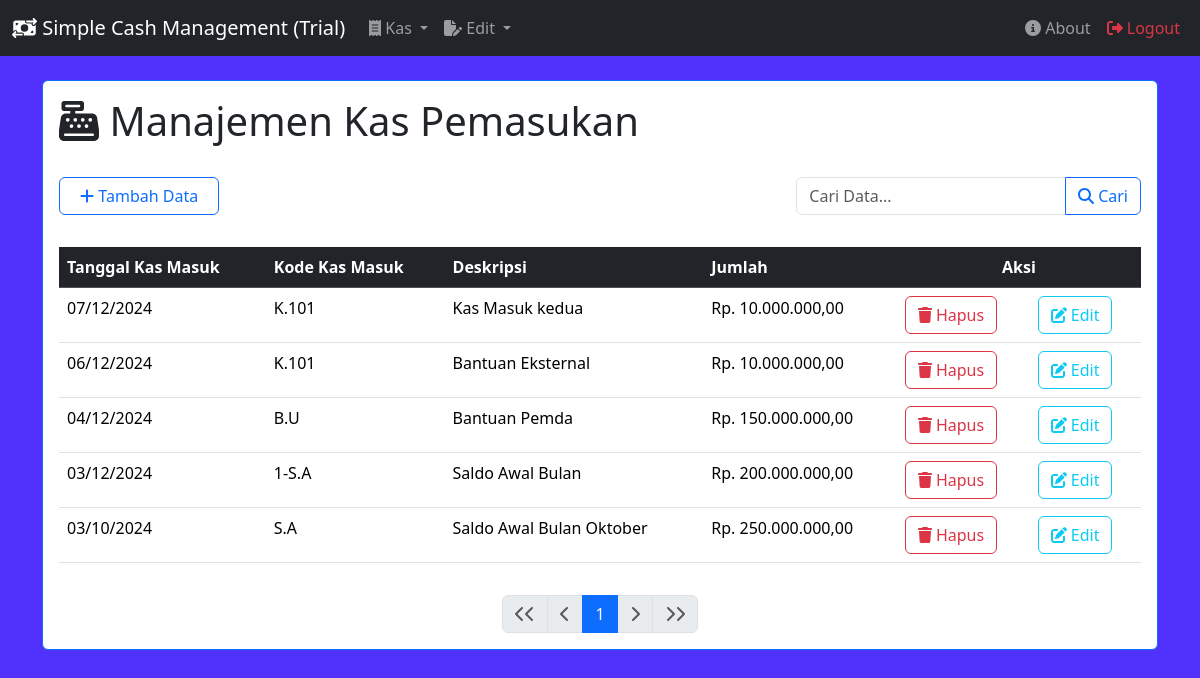
Screenshot of /kas/page-kas-masuk/kas-masuk.php (signed in) with the database file from the repository.
### tables this page shows
CREATE TABLE `kas_masuk` (
  `id_kkm` varchar(128) NOT NULL,
  `tanggal_km` date NOT NULL,
  `kode_km` varchar(64) NOT NULL,
  `uraian_km` varchar(1024) NOT NULL,
  `jumlah_km` int(255) NOT NULL
);

### kas/page-kas-masuk/kas-masuk.php (the view, shortened to what this page needs)
<?php
    $root = realpath($_SERVER['DOCUMENT_ROOT']);
    require_once $root."/kas/session.php";
    $query = mysqli_query($conn,"select * from kas_masuk");
    $data_pages = 10;
    $pages = (isset($_GET['pages'])) ? (int)$_GET['pages'] : 1;
    $start_pages = ($pages > 1) ? ($pages * $data_pages) - $data_pages : 0;
    $total = mysqli_num_rows($query);
    $hal = ceil($total/$data_pages);
?>
<!DOCTYPE html>
<html lang="en">
<head>
</head>
    <link rel="stylesheet" href="../lib/bootstrap/css/bootstrap.min.css">
<body style="background-color: rgb(81, 50, 252);">
    <nav class="navbar navbar-expand-lg bg-dark" data-bs-theme="dark">
        <div class="container-fluid">
            <a href="../homepage.php" class="navbar-brand"><i class="fa-solid fa-money-bill-transfer"> </i> Simple Cash Management (Trial)</a>
            <div class="collapse navbar-collapse" id="navbarSupportedContent">
                <ul class="navbar-nav me-auto mb-2 mb-lg-0">
                    <li class="nav-item dropdown">
                        <a class="nav-link dropdown-toggle" href="#" role="button" data-bs-toggle="dropdown" aria-expanded="false">
                            <i class="fa-solid fa-receipt"> </i> Kas
                        </a>
                    </li>
                    <li class="nav-item dropdown">
                        <a class="nav-link dropdown-toggle" href="#" role="button" data-bs-toggle="dropdown" aria-expanded="false">
                            <i class="fa-solid fa-file-pen"> </i> Edit
                        </a>
                    </li>
                </ul>
                <ul class="navbar-nav d-flex">
                    <li class="nav-item"><a href="../about.php" class="nav-link"><i class="fa-solid fa-circle-info"> </i> About</a></li>
                    <li class="nav-item"><a href="../logout.php" class="nav-link text-danger"><i class="fa-solid fa-right-from-bracket"></i> Logout</a></li>
                </ul>
            </div>
        </div>
    </nav>
    <br>
    <div class="container">
        <div class="card border-primary">
            <div class="card-body">
                    <div class="row">
                        <div class="col-lg-12">
                            <h1><i class="fa-solid fa-cash-register"> </i> Manajemen Kas Pemasukan</h1>
                        </div>
                    </div>
                    <div class="row">
                        <div class="col-lg-12"><br></div>
                    </div>
                    <div class="row">
                        <div class="d-grid gap-2 col-md-2 mx-auto">
                                <button type="button" class="btn btn-outline-primary" data-bs-toggle="modal" data-bs-target="#tambah-data">
                                    <i class="fa-solid fa-plus"> </i> Tambah Data
                                </button>
                                <br>
                        </div>
                        <div class="d-grid gap-2 col-md-6 mx-auto"></div>
                        <div class="d-grid gap-2 col-md-4 mx-auto">
                            <form action="" method="get">
                                <div class="input-group">
                                    <input type="text" class="form-control" name="cari" id="" placeholder="Cari Data...">
                                    <button type="submit" class="btn btn-outline-primary"><i class="fa-solid fa-search"> </i> Cari</button>
                                    </div>
                            </form>
                        </div>
                        <br> <br>
                    </div>
                <div class="row">
                        <div class="col-md-12">
                            <div class="table-responsive">
                                <table class="table">
                                    <thead>
                                        <tr class="table-dark">
                                            <th scope="col">Tanggal Kas Masuk</th>
                                            <th scope="col">Kode Kas Masuk</th>
                                            <th scope="col">Deskripsi</th>
                                            <th scope="col">Jumlah</th>
                                            <th scope="col" colspan="2" class="text-center">Aksi</th>
                                        </tr>
                                    </thead>
                                    <tbody>
                                        <?php
                                            if (isset($_GET['cari'])){
                                                $cari = $_GET['cari'];
                                                $pagination = mysqli_query($conn,"SELECT * FROM kas_masuk WHERE tanggal_km LIKE '%$cari%' OR kode_km LIKE '%$cari%' OR uraian_km LIKE '%$cari%'
                                                                            OR desk_km LIKE '%$cari%' OR jumlah_km LIKE '%$cari%'
                                                                            ORDER BY tanggal_km DESC LIMIT $start_pages,$data_pages");
                                            } else {
                                                $pagination = mysqli_query($conn,"select * from kas_masuk ORDER BY tanggal_km DESC LIMIT $start_pages,$data_pages");
                                            }
                                            while($td = mysqli_fetch_array($pagination)){ ?>
                                        <tr>
                                            <td><?php echo date('d/m/Y', strtotime($td['tanggal_km']));?></td>
                                            <td><?php echo $td['kode_km'];?></td>
                                            <td><?php echo $td['uraian_km'];?></td>
                                            <td><?php echo "Rp. ".number_format($td['jumlah_km'], 2, ",", ".");?></td>
                                            <td>
                                                <a href="#" class="btn btn-outline-danger text-center" data-bs-toggle="modal" data-bs-target="#hapus-km<?php echo $td['id_kkm'];?>"><i class="fa-solid fa-trash"></i> Hapus</a>
                                            </td>
                                            <td>
                                                <a href="#" class="btn btn-outline-info text-center" data-bs-toggle="modal" data-bs-target="#edit-km<?php echo $td['id_kkm'];?>"><i class="fa-solid fa-pen-to-square"></i> Edit</a>
                                            </td>
                                        </tr>
                                            <?php } ?>
                                    </tbody>
                                </table>
                            </div>
                        </div>
                    </div>
                </div>
                <div class="row">
                        <div class="col-lg-12">
                            <nav class="text-center">
                                <div class="d-flex justify-content-center">
                                    <ul class="pagination">
                                        <?php
                                            if ($pages == 1){
                                        ?>
                                            <li class="page-item disabled"><a class="page-link" href="?pages=1"><i class="fa-solid fa-chevron-left" aria-hidden="true"></i><i class="fa-solid fa-chevron-left" aria-hidden="true"></i></a></li>
                                            <li class="page-item disabled"><a class="page-link" href="?pages=<?php $pagel = $pages - 1; echo $pagel;?>"><i class="fa-solid fa-chevron-left" aria-hidden="true"></i></a></li>
                                        <?php
                                            }
                                            for($i=1; $i<=$hal; $i++){
                                                if($i==$pages){
                                        ?>
                                            <li class="page-item active"><a href="?pages=<?php echo $i;?>" class="page-link"><?php echo $i;?></a></li>
                                        <?php
                                                } else {
                                        ?>
                                            <li class="page-item"><a href="?pages=<?php echo $i;?>" class="page-link"><?php echo $i;?></a></li>
                                        <?php
                                                }
                                            }
                                            if ($hal == 1 || $hal == 0) {
                                        ?>
                                                <li class="page-item disabled"><a class="page-link" href="?pages=<?php $pagen = $pages + 1; echo $pagen;?>"><i class="fa-solid fa-chevron-right" aria-hidden="true"></i></a></li>
                                                <li class="page-item disabled"><a class="page-link" href="?pages=<?php echo $hal; ?>"><i class="fa-solid fa-chevron-right" aria-hidden="true"></i><i class="fa-solid fa-chevron-right" aria-hidden="true"></i></a></li>
                                        <?php
                                            }
                                        ?>
                                    </ul>
                                </div>
                            </nav>
                </div>
            </div>
        </div>
    </div>
</body>
</html>

### rows the page displays
kas_masuk: tanggal_km "07/12/2024", kode_km "K.101", uraian_km "Kas Masuk kedua", jumlah_km "10.000.000,00"
kas_masuk: tanggal_km "06/12/2024", kode_km "K.101", uraian_km "Bantuan Eksternal", jumlah_km "10.000.000,00"
kas_masuk: tanggal_km "04/12/2024", kode_km "B.U", uraian_km "Bantuan Pemda", jumlah_km "150.000.000,00"
kas_masuk: tanggal_km "03/12/2024", kode_km "1-S.A", uraian_km "Saldo Awal Bulan", jumlah_km "200.000.000,00"
kas_masuk: tanggal_km "03/10/2024", kode_km "S.A", uraian_km "Saldo Awal Bulan Oktober", jumlah_km "250.000.000,00"
